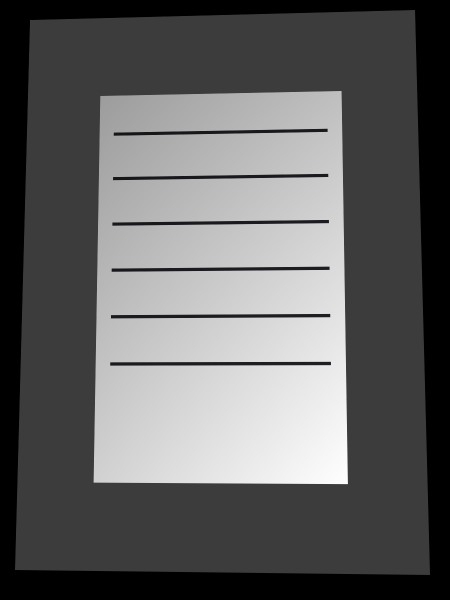
#> input picture bin-src/_smoke_photo.png, 900 x 1200 px (shown at 1/2 size)
$ python -i photo_enhancer_cli.py   (imports and definitions only)   (older library calls are emulated)
#> lines starting #> are read from the running program, lines starting #| are printed output that depends on the picture; after the words box and inside, x2 and y2 are one past the last pixel; in counts of white or black regions, pixels touching at a corner belong together
#> further down, picture is the input picture: PIL image 900x1200 RGB; mean R, G, B 98.2, 98.2, 98.3
# -*- coding: utf-8 -*-
"""
Photo Enhancer (CLI) — adaptive traditional enhancement
========================================================
Classic (non-AI, CPU-only) image enhancement built on Pillow + OpenCV + numpy,
exposed as a CLI so the web app can drive it reliably.

Two modes:

  --auto 1 (default)
      Analyzes the input image (brightness, contrast, saturation, noise,
      detail, dynamic range, color cast, clipping, screenshot detection)
      and derives per-image enhancement settings. Manual slider values are
      ignored. The analysis + selected settings are printed to stdout for
      inspection.

  --auto 0
      Uses the exact manual values supplied (denoise, brightness, contrast,
      saturation, sharpness, scale) — identical pipeline to previous releases.

Auto pipeline order:
      Validate -> Analyze -> Adaptive settings -> Denoise -> Brightness ->
      Contrast -> Color (white balance + saturation) -> LANCZOS resize ->
      Adaptive UnsharpMask (luminance only) -> Final quality check -> Output

Usage (CLI):
    PhotoEnhancer.exe --input <image> --output <file.png> [--auto 0] \
        [--sharpness 1.3] [--contrast 1.1] [--saturation 1.1] \
        [--brightness 1.03] [--denoise 1] [--scale 2]

    --denoise  0 = off, 1 = light, 2 = strong   (manual mode)
    --scale    1..4 (1 = no upscaling)
    Slider ranges (0..2, 1.0 = neutral): sharpness, contrast, saturation, brightness.

Output format is chosen by the extension of --output (png, jpg, jpeg, bmp,
tiff, webp, gif). jpg is used when the extension is unknown.

Exit codes:
    0  success
    2  usage / argument error
    1  processing error
"""

import math
import os
import sys
import argparse

from PIL import Image, ImageDraw, ImageEnhance, ImageFilter

# ---------------------------------------------------------------------------
# Optional acceleration libraries (used for analysis + high-quality denoise).
# The engine degrades gracefully to Pillow-only when they are unavailable.
# ---------------------------------------------------------------------------

try:
    import numpy as _np
    import cv2 as _cv2
    HAVE_CV2 = True
except Exception:  # pragma: no cover
    _np = None
    _cv2 = None
    HAVE_CV2 = False

# ---------------------------------------------------------------------------
# Constants
# ---------------------------------------------------------------------------

PIL_FORMATS = {
    "jpg": "JPEG",
    "jpeg": "JPEG",
    "png": "PNG",
    "bmp": "BMP",
    "tiff": "TIFF",
    "webp": "WEBP",
    "gif": "GIF",
}
FORMAT_EXTENSIONS = {
    "jpg": ".jpg",
    "jpeg": ".jpg",
    "png": ".png",
    "bmp": ".bmp",
    "tiff": ".tiff",
    "webp": ".webp",
    "gif": ".gif",
}
NO_ALPHA_FORMATS = ("jpg", "jpeg", "bmp", "tiff", "gif")

ANALYSIS_MAX_SIDE = 768        # analysis working copy long side
DENOISE_NLMEANS_MAX_SIDE = 1600  # fastNlMeans cost guard (larger -> bilateral/median)
DENOISE_MEDIAN_MAX_SIDE = 3200   # bilateral cost guard (larger -> median)
CLAHE_MAX_MP = 20.0              # CLAHE memory guard
SATURATION_NP_MAX_MP = 12.0      # per-pixel numpy saturation guard

# ---------------------------------------------------------------------------
# Helpers
# ---------------------------------------------------------------------------

def clamp(value, low, high):
    """Clamp scalars and numpy arrays to [low, high]."""
    if HAVE_CV2 and isinstance(value, _np.ndarray):
        return _np.clip(value, low, high)
    return max(low, min(high, value))


def _np_array(img):
    """Convert a PIL RGB image to a uint8 numpy array (HxWx3)."""
    if HAVE_CV2:
        return _np.asarray(img.convert("RGB"), dtype=_np.uint8)
    return None


# [41 lines left out: functions smoothstep, split_alpha, merge_alpha, _hist_percentiles, not called in this run]


def analyze_image(img):
    """Return per-image quality scores (0..1 ranges) from a small working copy.

    Scores returned:
        brightness, contrast, saturation, noise, color_noise, detail,
        dynamic_range, shadow_clip, highlight_clip, edge_density,
        flat_fraction, color_cast, is_screenshot plus percentiles.
    """
    work = img.convert("RGB")
    width, height = work.size
#> width = 900; height = 1200
    long_side = max(width, height)
#> long_side = 1200
    if long_side > ANALYSIS_MAX_SIDE:
        work = work.resize(
            (max(1, round(width * ANALYSIS_MAX_SIDE / long_side)),
             max(1, round(height * ANALYSIS_MAX_SIDE / long_side))),
            Image.LANCZOS,
        )

    base = {
        "width": width,
        "height": height,
        "long_side": long_side,
        "megapixels": width * height / 1e6,
        "brightness": 0.0,
        "contrast": 0.0,
        "saturation": 0.0,
        "noise": 0.0,
        "color_noise": 0.0,
        "detail": 0.0,
        "dynamic_range": 0.0,
        "p2": 0.0,
        "p50": 0.5,
        "p98": 1.0,
        "_p1_5": 0.0,
        "_p98_5": 1.0,
        "shadow_clip": 0.0,
        "highlight_clip": 0.0,
        "edge_density": 0.0,
        "flat_fraction": 0.0,
        "color_cast": 0.0,
        "r_mean": 0.0,
        "g_mean": 0.0,
        "b_mean": 0.0,
        "is_screenshot": False,
    }

    if not HAVE_CV2:
        # Pillow-only fallback (brightness, contrast, saturation, range).
        g = work.convert("L")
        hist = g.histogram()
        total = max(1, sum(hist))
        brightness = sum(level * count for level, count in enumerate(hist)) / (total * 255.0)

        from PIL import ImageStat
        stat = ImageStat.Stat(g)
        contrast = clamp(stat.stddev[0] / 64.0, 0.0, 1.0)

        hsv = work.convert("HSV")
        saturation = clamp(ImageStat.Stat(hsv).mean[1] / 255.0, 0.0, 1.0)

        per = _hist_percentiles(hist)
        base.update({
            "brightness": clamp(brightness, 0.0, 1.0),
            "contrast": contrast,
            "saturation": saturation,
            "dynamic_range": clamp((per[98.0] - per[2.0]) / 255.0, 0.0, 1.0),
            "p2": per[2.0] / 255.0,
            "p50": per[50.0] / 255.0,
            "p98": per[98.0] / 255.0,
            "_p1_5": per[1.5] / 255.0,
            "_p98_5": per[98.5] / 255.0,
            "shadow_clip": sum(hist[i] for i in range(8)) / total,
            "highlight_clip": sum(hist[i] for i in range(248, 256)) / total,
        })
        rgb_stat = ImageStat.Stat(work)
        r_mean, g_mean, b_mean = [v / 255.0 for v in rgb_stat.mean[:3]]
        overall = (r_mean + g_mean + b_mean) / 3.0
        if overall >= 0.05:
            dev = max(abs(r_mean - overall), abs(g_mean - overall), abs(b_mean - overall)) / max(overall, 0.05)
            base["color_cast"] = clamp(dev / 0.16, 0.0, 1.0)
        base["r_mean"], base["g_mean"], base["b_mean"] = r_mean, g_mean, b_mean
        return base

    arr = _np_array(work)
    gray_u8 = _cv2.cvtColor(arr, _cv2.COLOR_RGB2GRAY)
    g = gray_u8.astype(_np.float32) / 255.0

    base["brightness"] = clamp(float(g.mean()), 0.0, 1.0)

    p2, p50, p98 = _np.percentile(gray_u8, [2, 50, 98])
#> p2 = 0; p50 = 60; p98 = 237
    p1_5, p98_5 = _np.percentile(gray_u8, [1.5, 98.5])
#> p1_5 = 0; p98_5 = 240
    base["p2"], base["p50"], base["p98"] = p2 / 255.0, p50 / 255.0, p98 / 255.0
    base["_p1_5"], base["_p98_5"] = p1_5 / 255.0, p98_5 / 255.0
    base["dynamic_range"] = clamp(float((p98 - p2) / 255.0), 0.0, 1.0)
    base["contrast"] = clamp(float(g.std()) / 0.45, 0.0, 1.0)

    hsv = _cv2.cvtColor(arr, _cv2.COLOR_RGB2HSV)
#> hsv: shape (768, 576, 3); mean H, S, V 2.3, 0.5, 98.3
    base["saturation"] = clamp(float(hsv[:, :, 1].mean() / 255.0), 0.0, 1.0)

    # Robust noise estimate: local std in the flattest quarter of the image.
    # Structure/texture rarely reaches the flattest pixels, so clean images
    # score low while real noise shows up everywhere.
    ksize = 5
    blur = _cv2.boxFilter(g, -1, (ksize, ksize))
    blur_sq = _cv2.boxFilter(g * g, -1, (ksize, ksize))
    local_var = _np.maximum(blur_sq - blur * blur, 0.0)
    local_std = _np.sqrt(local_var)
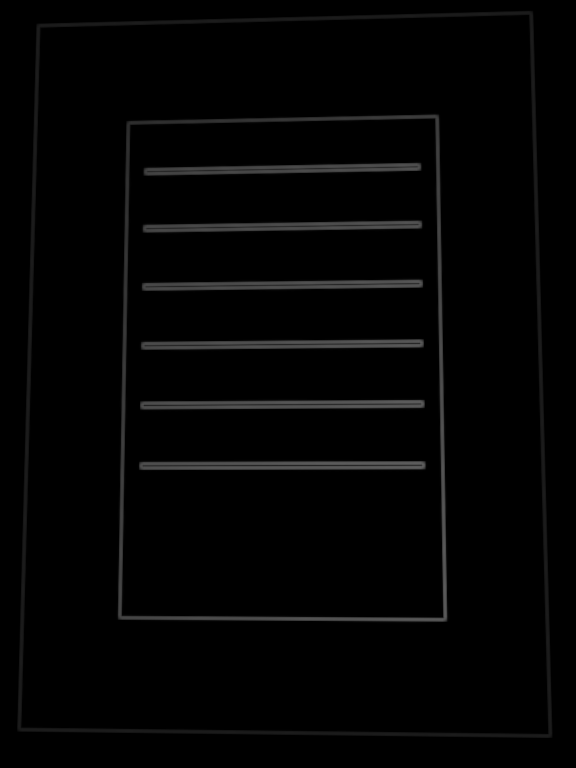
#> local_std: shape (768, 576) float32; min 0, max 0.368, mean 0.015
    base["flat_fraction"] = float((local_std < 0.030).mean())
    sigma = float(_np.percentile(local_std, 25))
#> sigma = 0
    base["noise"] = clamp(sigma * 255.0 / 12.0, 0.0, 1.0)

    # Chroma noise (guides whether to denoise color heavily).
    ycc = _cv2.cvtColor(arr, _cv2.COLOR_RGB2YCrCb).astype(_np.float32)
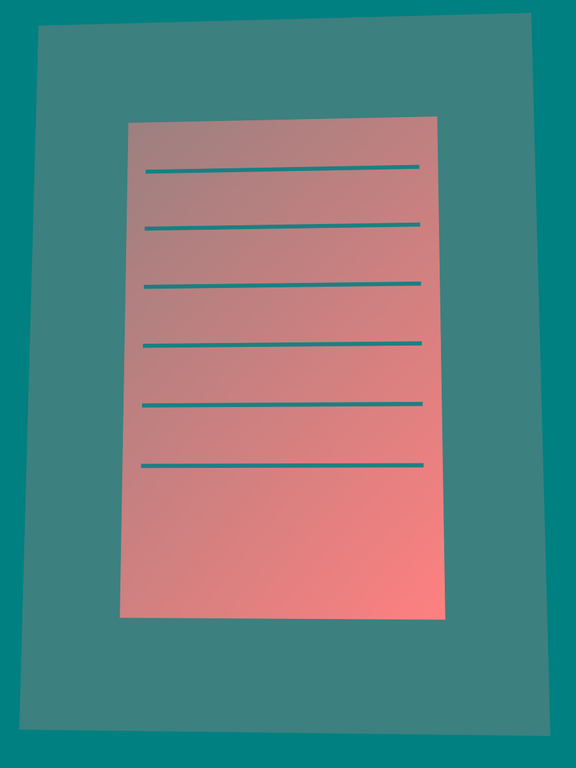
#> ycc: shape (768, 576, 3) float32; mean R, G, B 98.2, 128, 128
    _, cr, cb = _cv2.split(ycc)
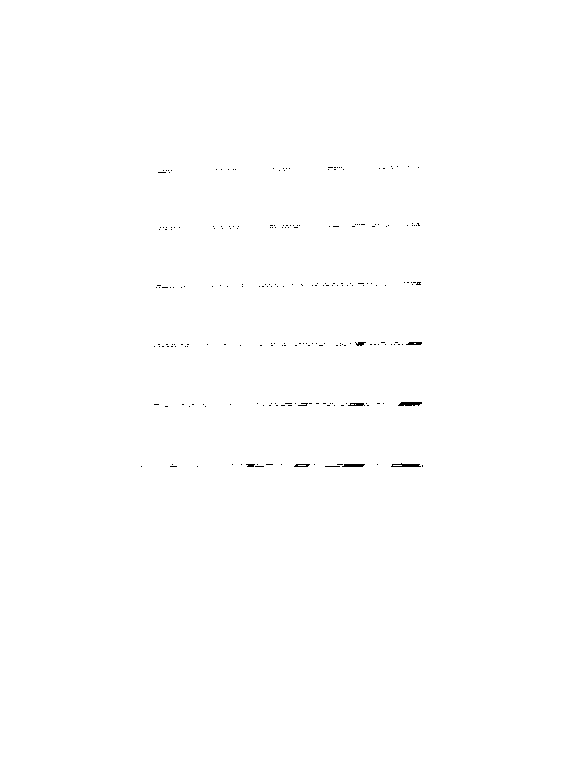
#> cr: shape (768, 576) float32; values 127 (black) and 128 (white), 99.8% white; black in thin lines or dots, all inside (x1, y1, x2, y2) = (141, 166, 423, 467)

    def _mad_sigma(channel):
        res = channel - _cv2.medianBlur(channel.astype(_np.uint8), 5).astype(_np.float32)
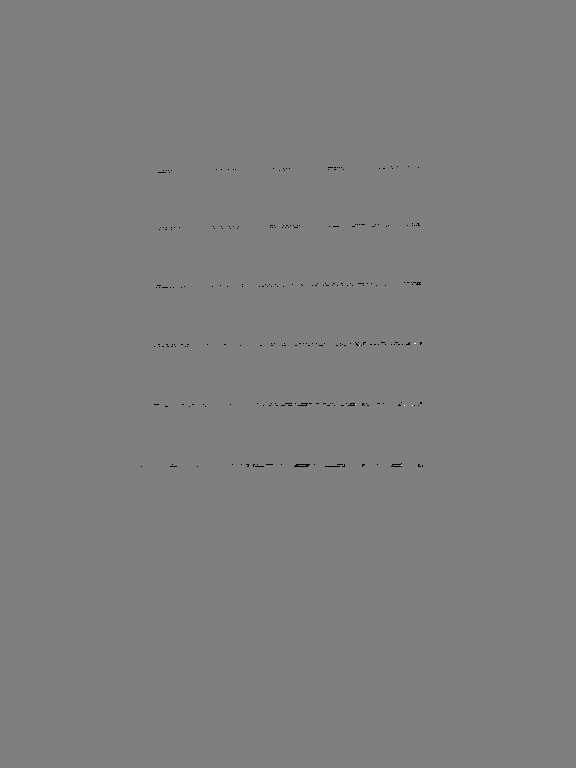
#> res: shape (768, 576) float32; min -1, max 1, mean -0.00124; drawn with min black and max white
        m = float(_np.median(res))
#> m = 0
        return float(1.4826 * _np.median(_np.abs(res - m)))

    chroma_sigma = (_mad_sigma(cr) + _mad_sigma(cb)) / 2.0
#> chroma_sigma = 0
    base["color_noise"] = clamp(chroma_sigma / max(sigma, 1e-3), 0.0, 1.0) if sigma > 0 else 0.0

    # Detail strength from a bilaterally smoothed copy so pixel noise does not
    # inflate the score (which would wrongly suppress denoising).
    smooth = _cv2.bilateralFilter(gray_u8, 7, 30, 7)
    lap = _cv2.Laplacian(smooth, _cv2.CV_64F)
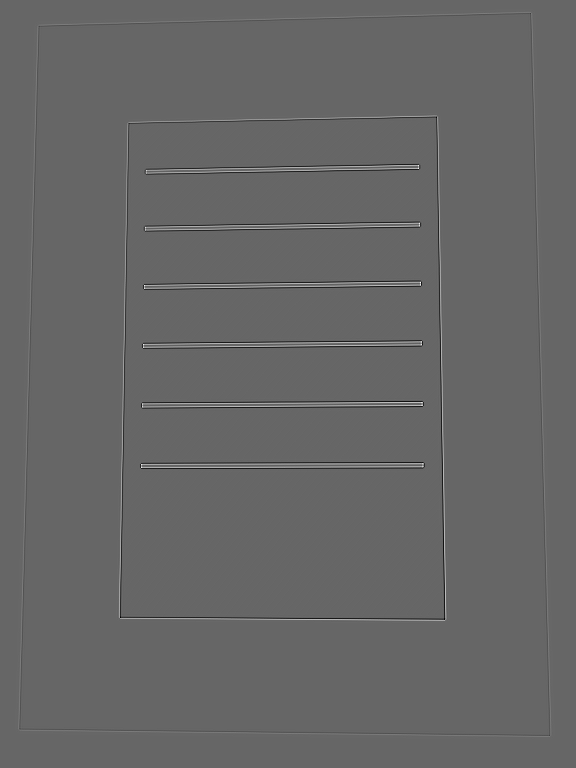
#> lap: shape (768, 576) float64; min -213, max 315, mean 0; drawn with min black and max white
    base["detail"] = clamp(float(lap.var()) / 900.0, 0.0, 1.0)

    # Edge density from Sobel magnitude.
    gx = _cv2.Sobel(gray_u8, _cv2.CV_32F, 1, 0, ksize=3)
    gy = _cv2.Sobel(gray_u8, _cv2.CV_32F, 0, 1, ksize=3)
    mag = _np.sqrt(gx * gx + gy * gy)
    base["edge_density"] = clamp(float((mag > 90).mean()) * 5.0, 0.0, 1.0)

    # Color cast measured on near-neutral pixels (the reliable gray reference).
    # Strongly colored scenes (sunsets, skin) have few neutral pixels -> cast ~0
    # so automatic white balance never fights the intended color.
    b_ch, g_ch, r_ch = _cv2.split(arr)
    neutral_mask = (hsv[:, :, 1] < 64) & (hsv[:, :, 2] > 30)
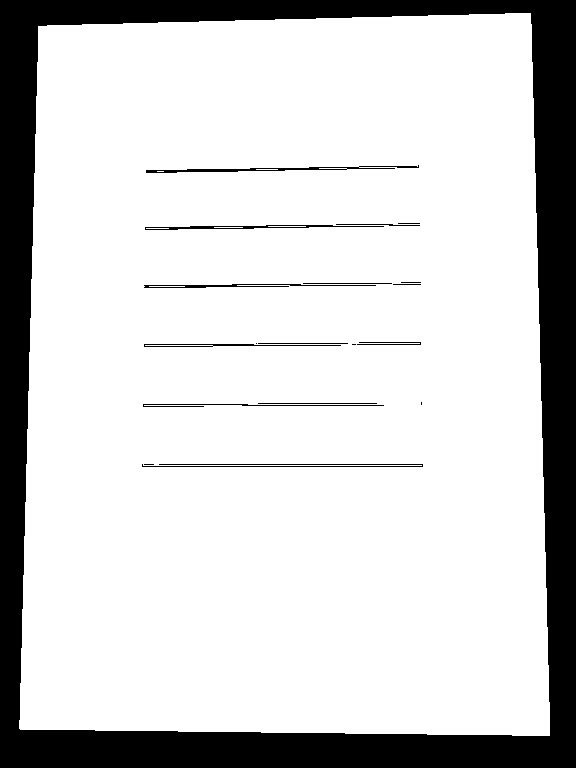
#> neutral_mask: shape (768, 576) bool; 81.8% white; 19 black regions (4 under 20 px), largest, box (x1, y1, x2, y2) and area: (0, 0, 576, 768) 77071, (146, 165, 419, 173) 642, (142, 464, 423, 467) 548
    neutral_frac = float(neutral_mask.mean())
#> neutral_frac = 0.818
    if neutral_frac > 0.04:
        b_mean = float(b_ch[neutral_mask].mean()) / 255.0
#> b_mean = 0.47
        g_mean = float(g_ch[neutral_mask].mean()) / 255.0
#> g_mean = 0.47
        r_mean = float(r_ch[neutral_mask].mean()) / 255.0
#> r_mean = 0.47
    else:
        b_mean = float(b_ch.mean()) / 255.0
        g_mean = float(g_ch.mean()) / 255.0
        r_mean = float(r_ch.mean()) / 255.0
    base["r_mean"], base["g_mean"], base["b_mean"] = r_mean, g_mean, b_mean
    overall = (r_mean + g_mean + b_mean) / 3.0
#> overall = 0.47
    if overall >= 0.05:
        dev = max(abs(r_mean - overall), abs(g_mean - overall), abs(b_mean - overall)) / max(overall, 0.05)
#> dev = 0.000207
        base["color_cast"] = clamp(dev / 0.16, 0.0, 1.0)

    base["shadow_clip"] = float((gray_u8 < 8).mean())
    base["highlight_clip"] = float((gray_u8 > 247).mean())

    # Screenshot / UI detection: UI images have large *very* flat regions
    # (nearly uniform panels), a wide dark-to-white range and crisp contrast,
    # with almost no smooth photographic gradients.
    very_flat = local_std < 0.016
#> very_flat: shape (768, 576) bool; 91.7% white; 8 black regions, largest, box (x1, y1, x2, y2) and area: (17, 11, 553, 738) 11696, (117, 113, 449, 623) 8660, (140, 399, 425, 411) 2806
    soft = (local_std >= 0.016) & (local_std < 0.05)
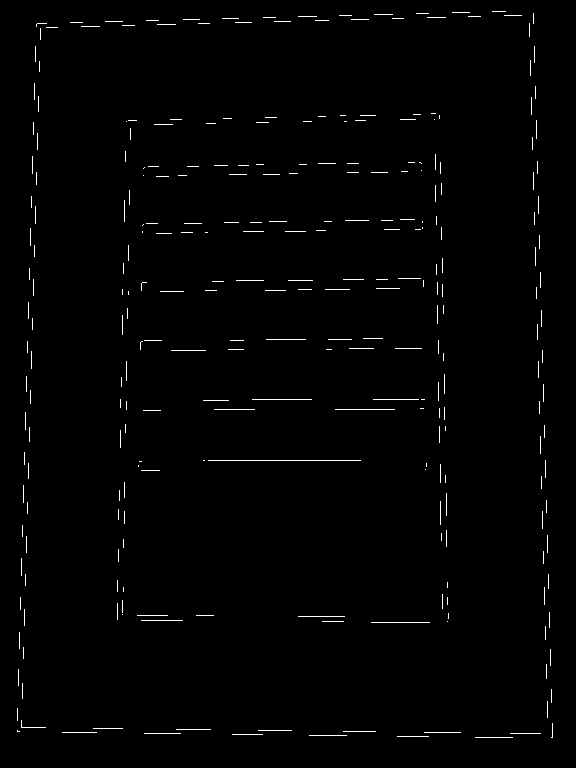
#> soft: shape (768, 576) bool; 1% white in thin lines or dots, all inside (x1, y1, x2, y2) = (17, 11, 553, 738)
    very_flat_frac = float(very_flat.mean())
#> very_flat_frac = 0.917
    soft_frac = float(soft.mean())
#> soft_frac = 0.0102
    base["is_screenshot"] = (
        very_flat_frac > 0.50 and soft_frac < 0.15 and (p98 - p2) > 170 and base["contrast"] > 0.28
    )
    base["_very_flat_frac"] = very_flat_frac
    base["_soft_frac"] = soft_frac

    return base


# ---------------------------------------------------------------------------
# Adaptive setting derivation (auto mode)
# ---------------------------------------------------------------------------

# [342 lines left out: functions build_brightness_lut, build_stretch_lut, suggest_auto_scale, derive_auto_settings, denoise_luminance_nlmeans, apply_denoise and 6 more, not called in this run]


# ---------------------------------------------------------------------------
# AI upscale (Real-ESRGAN x4 via ONNX Runtime, tiled CPU inference)
# ---------------------------------------------------------------------------

AI_MODEL_URL = (
    "https://huggingface.co/qualcomm/Real-ESRGAN-x4plus/resolve/"
    "83db0da6e1b4969f85fe60ee713bd2c2b3160c23/Real-ESRGAN-x4plus.onnx"
)
AI_UPSCALE_MAX_SIDE = 1600  # bound runtime: huge inputs are pre-shrunk


# [410 lines left out: functions _ai_model_path, _ensure_ai_model, ai_upscale_rgb, enhance_manual_rgb, enhance_auto_rgb, _sync_alpha and 8 more, not called in this run]


# [2 lines not run here, left out]

>>> from PIL import Image
>>> picture = Image.open('_smoke_photo.png')
>>> result = analyze_image(picture)
#> result = 27 items
